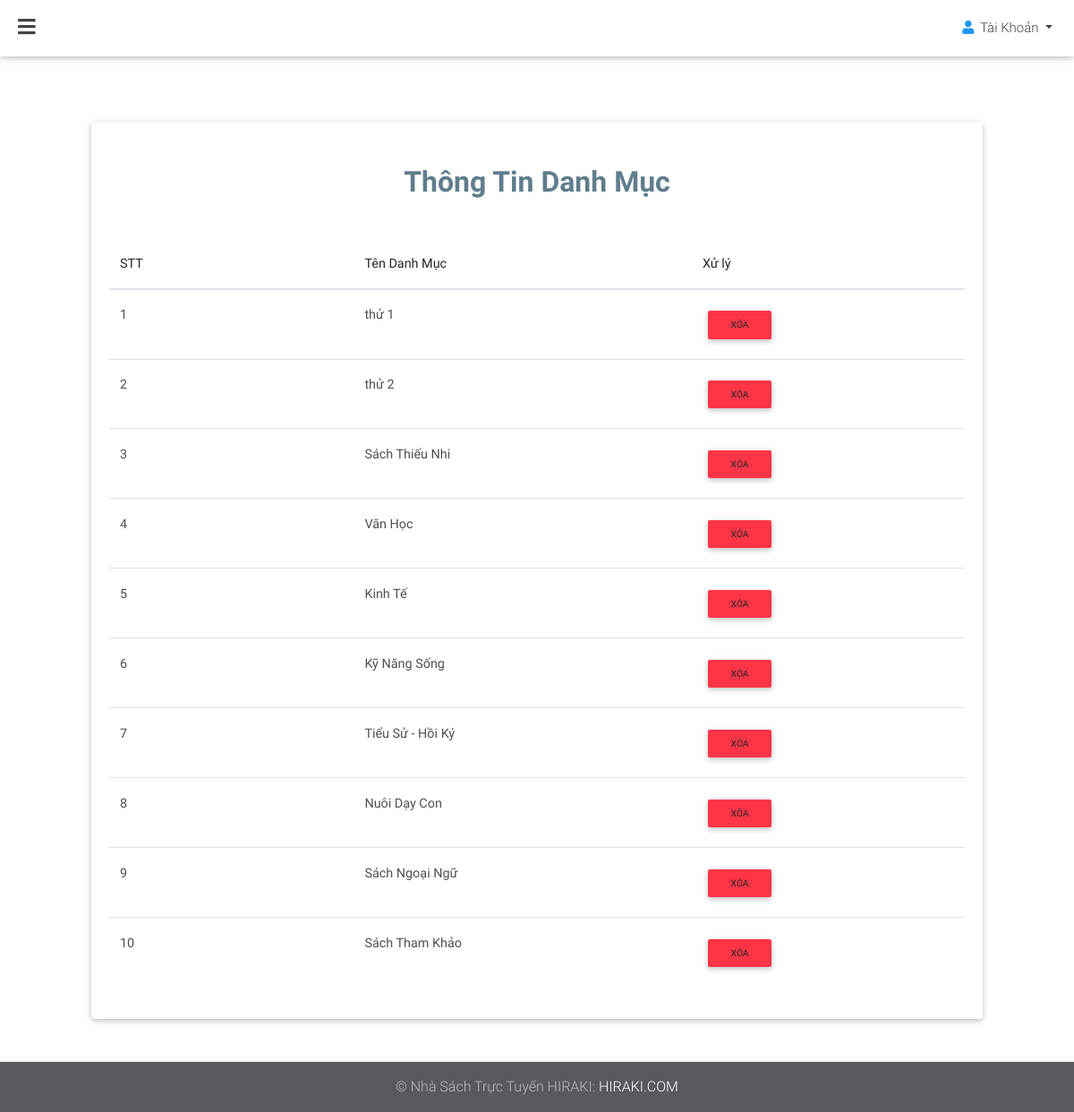
The app's page /admin/danhmuc/dsdm.php with its own data.
### tables this page shows
CREATE TABLE `danh_muc` (
  `dm_id` int(255) NOT NULL,
  `dm_ten` varchar(255) NOT NULL
);

### admin/danhmuc/dsdm.php (the view, shortened to what this page needs)
<?php
require "../../db.php";
$sql1 = "SELECT * FROM danh_muc";
$result = $conn->query($sql1);
?>
<!DOCTYPE html>
<html lang="en">
<head>
    <link rel="stylesheet" href="https://use.fontawesome.com/releases/v5.11.2/css/all.css">
    <link rel="stylesheet" href="../../css/bootstrap.min.css">
    <link rel="stylesheet" href="../../css/mdb.min.css">
    <link rel="stylesheet" type="text/css" href="../../css/addons/datatables.min.css">
    <link rel="stylesheet" href="../../css/addons/datatables-select.min.css">
</head>
<body class="fixed-sn white-skin white">
<header>
    <nav class="navbar fixed-top navbar-expand-lg scrolling-navbar double-nav">
        <div class="float-left">
            <a href="#" data-activates="slide-out" class="button-collapse"><i class="fas fa-bars"></i></a>
        </div>
        <ul class="nav navbar-nav nav-flex-icons ml-auto">
            <li class="nav-item dropdown">
                <a class="nav-link dropdown-toggle waves-effect" href="#" id="userDropdown" data-toggle="dropdown"
                   aria-haspopup="true" aria-expanded="false">
                    <i class="fas fa-user blue-text"></i> <span
                        class="clearfix d-none d-sm-inline-block">Tài Khoản</span>
                </a>
            </li>
        </ul>
    </nav>
</header>
<main>
    <div class="container-fluid my-5">
        <section>
            <div class="col-md-12">
                <div class="card">
                    <h2 class="text-center blue-grey-text font-weight-bold mb-4 mt-5">Thông Tin Danh Mục</h2>
                    <div class="card-body">
                        <table id="dtMaterialDesignExample" class="table" cellspacing="0" width="100%">
                            <thead>
                            <tr>
                                <th class="th-sm">STT</th>
                                <th class="th-sm">Tên Danh Mục</th>
                                <th class="th-sm">Xử lý</th>
                            </tr>
                            </thead>
                            <tbody>
                            <?php
                            if ($result->num_rows > 0) {
                                $i=1;
                                while ($row = $result->fetch_assoc()) {
                                    echo "<tr>
                                                <td>".$i."</td>
                                                <td>".$row['dm_ten']."</td>
                                                <td>
                                                 <button type='button' class='btn btn-sm btn-danger'>
                                                 <a onclick=\"return confirm('Bạn chắc chắn muốn xóa Danh mục này?')\"
                                                    href=\"xoadanhmuc.php?iddanhmuc=".$row['dm_id']."\"  > Xóa </a>
                                                 </button>
                                                </td>
                                               ";
                                    $i++;
                                }
                            }
                            ?>
                            </tbody>
                        </table>
                    </div>
                </div>
            </div>
        </section>
    </div>
</main>
<footer class="page-footer pt-0 mt-5">
    <div class="footer-copyright py-3 text-center">
        <div class="container-fluid">
            © Nhà Sách Trực Tuyến HIRAKI: <a href="#" target="_blank"> HIRAKI.COM </a>
        </div>
    </div>
</footer>
</body>
</html>

### records on screen
danh_muc: dm_ten "thử 1"
danh_muc: dm_ten "thử 2"
danh_muc: dm_ten "Sách Thiếu Nhi"
danh_muc: dm_ten "Văn Học"
danh_muc: dm_ten "Kinh Tế"
danh_muc: dm_ten "Kỹ Năng Sống"
danh_muc: dm_ten "Tiểu Sử - Hồi Ký"
danh_muc: dm_ten "Nuôi Dạy Con"
danh_muc: dm_ten "Sách Ngoại Ngữ"
danh_muc: dm_ten "Sách Tham Khảo"
